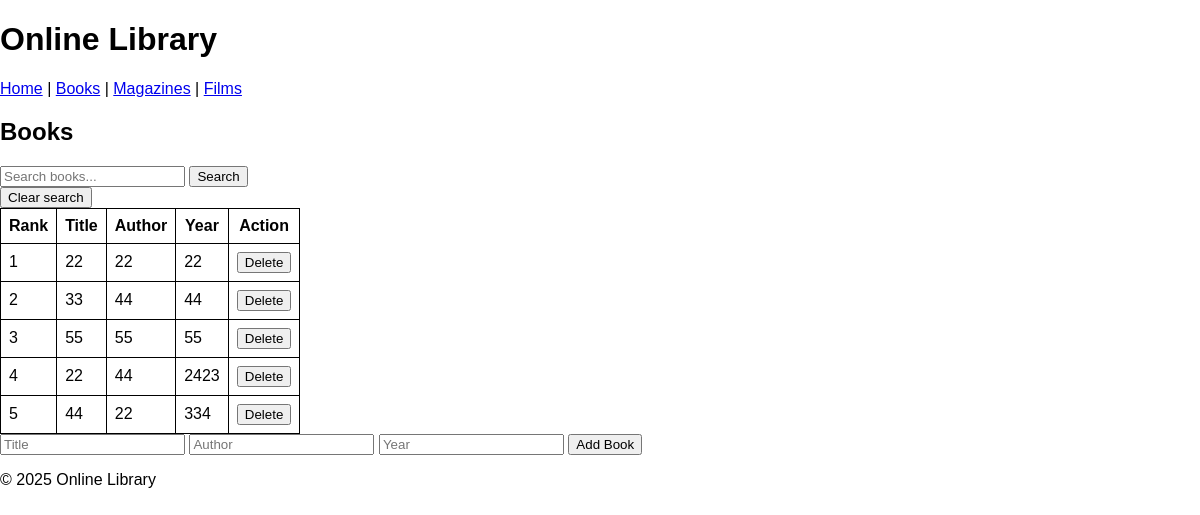
Before: /books with the older database file.
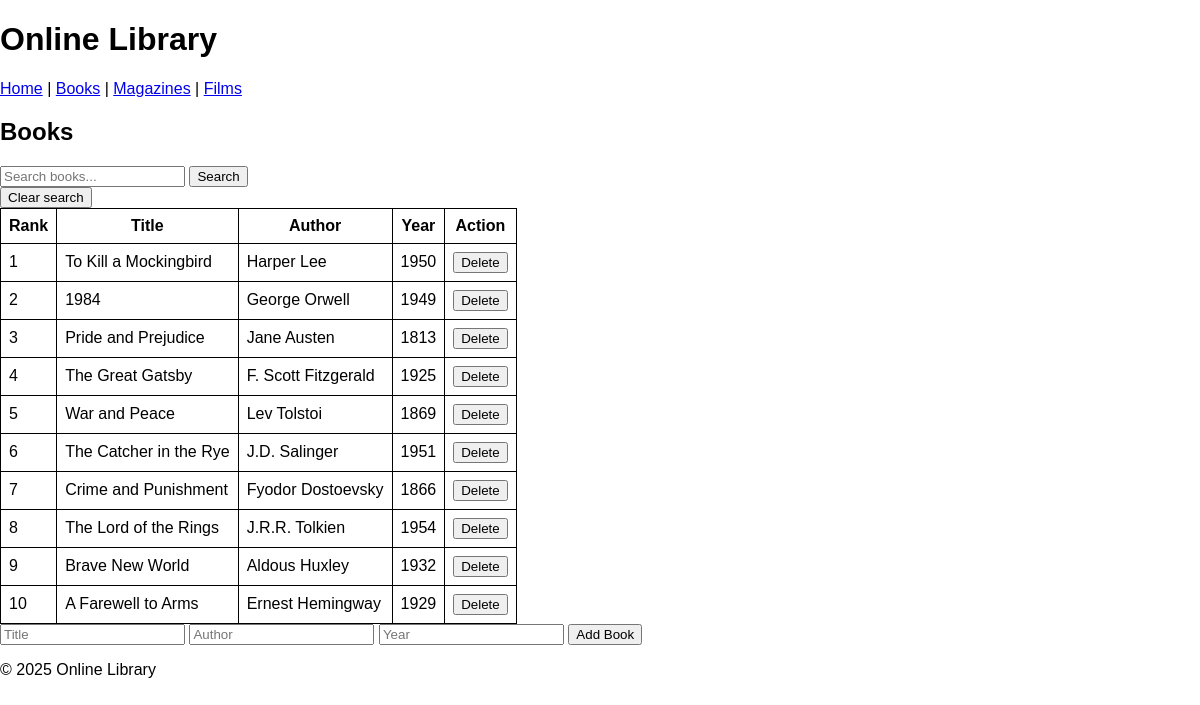
After: the same page with the newer database file.
### backend.py (models this page shows)
class Book(db.Model):
    id = db.Column(db.Integer, primary_key=True)
    title = db.Column(db.String(150), nullable=False)
    author = db.Column(db.String(100), nullable=False)
    year = db.Column(db.Integer, nullable=False)
    rank = db.Column(db.Integer, nullable=True)

### backend.py (the view, shortened to what this page needs)
@library.route('/books', methods=['GET', 'POST'])
def books():
    search_q = request.args.get('search', '').strip()
    query = Book.query
    if search_q:
        query = query.filter(
            (Book.title.ilike(f"%{search_q}%")) |
            (Book.author.ilike(f"%{search_q}%")) |
            (Book.year.like(search_q))
        )
    books = query.order_by(Book.rank).all()
    matched_ranks = [b.rank for b in books]
    if matched_ranks:
        message = f" Books with rank : {', '.join(map(str, matched_ranks))}"
    else:
        message = ("Nothing found")
    return render_template(
        'index.html',
        mode="books",
        items=books,
        message=message,
        search_mode=bool(search_q))

### templates/index.html (shortened to what this page needs)
{% extends "master.html" %}
{% block body %}
  <h2>{{ mode|capitalize }}</h2>
  <form method="GET" action="{{ request.path }}">
    <input type="text" name="search" placeholder="Search {{ mode }}..." value="{{ request.args.get('search', '') }}">
    <button type="submit">Search</button>
  </form>
 <a href="{{ request.path }}">
  <button type="button">Clear search</button>
</a>
  {% if mode == "books" %}
    <table>
      <tr><th>Rank</th><th>Title</th><th>Author</th><th>Year</th><th>Action</th></tr>
      {% for book in items %}
        <tr>
          <td>{{ book.rank }}</td>
          <td>{{ book.title }}</td>
          <td>{{ book.author }}</td>
          <td>{{ book.year }}</td>
          <td>
            <form action="/delete_book/{{ book.id }}" method="GET" style="display:inline;">
              <button type="submit">Delete</button>
            </form>
          </td>
        </tr>
      {% endfor %}
    </table>
    <form action="/books" method="POST">
      <input name="title" placeholder="Title" required>
      <input name="author" placeholder="Author" required>
      <input type="number" name="year" placeholder="Year" required>
      <button type="submit">Add Book</button>
    </form>
  {% endif %}
{% endblock %}

### templates/master.html (shortened to what this page needs)
<!DOCTYPE html>
<html lang="en">
<head>
    <link rel="stylesheet" href="{{ url_for('static', filename='css/main.css') }}">
</head>
<body>
    <header>
        <h1>Online Library</h1>
        <nav>
            <a href="/">Home</a> |
            <a href="/books">Books</a> |
            <a href="/magazines">Magazines</a> |
            <a href="/films">Films</a>
        </nav>
    </header>
    <main>
        {% block body %}{% endblock %}
    </main>
    <footer>
        <p>&copy; 2025 Online Library</p>
    </footer>
</body>
</html>

### static/css/main.css (style rules this page uses)
body { font-family: sans-serif; margin: 0; background-color: #ffffff; }
table, th, td { border: 1px solid black; border-collapse: collapse; padding: 8px; }

Changed rows visible on the page:
changed Book: title "22" → "To Kill a Mockingbird"; author "22" → "Harper Lee"; year "22" → "1950"
changed Book: title "33" → "1984"; author "44" → "George Orwell"; year "44" → "1949"
changed Book: title "55" → "Pride and Prejudice"; author "55" → "Jane Austen"; year "55" → "1813"
changed Book: title "22" → "The Great Gatsby"; author "44" → "F. Scott Fitzgerald"; year "2423" → "1925"
changed Book: title "44" → "War and Peace"; author "22" → "Lev Tolstoi"; year "334" → "1869"
added Book: rank "6", title "The Catcher in the Rye", author "J.D. Salinger", year "1951"
added Book: rank "7", title "Crime and Punishment", author "Fyodor Dostoevsky", year "1866"
added Book: rank "8", title "The Lord of the Rings", author "J.R.R. Tolkien", year "1954"
added Book: rank "9", title "Brave New World", author "Aldous Huxley", year "1932"
added Book: rank "10", title "A Farewell to Arms", author "Ernest Hemingway", year "1929"
